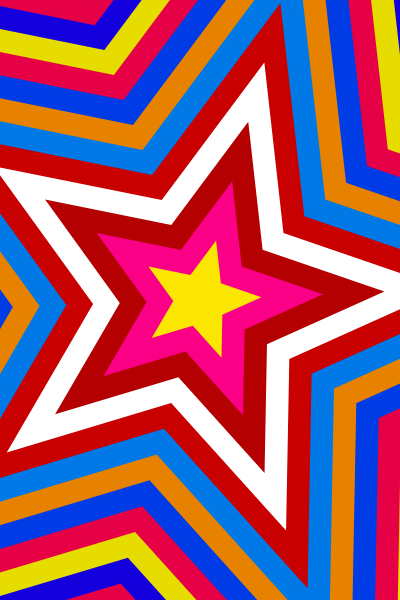
Frame 1 (no input)
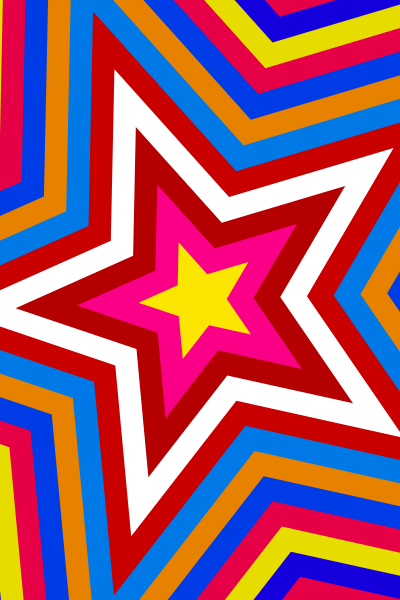
Frame 60 (no input)
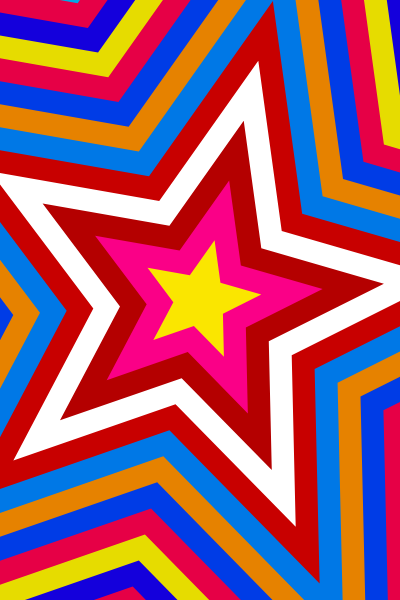
Frame 120 (the mouse pressed at the canvas centre since frame 60)

The p5.js sketch that drew these frames (run headless with seeded random() and noise() and a simulated clock; from frame 60 on, the mouse is pressed at the canvas centre):

// p5.js sketch
// ── sketch.js

function setup(){
  createCanvas(400, 600);
}

function draw(){
  background(255,0,0);

  strokeWeight(0);
  translate(width/2, height/2); //location of star
  rotate(10*frameCount); //rotation speed
  stars(0, 0, 800, 13); //the star

}

function star(x, y, length){
  var slength = length/2.3;
  var ny, nx; //vertex coodrinates
  var angle; //angles to draw lines
  beginShape();
  for (angle = 0; angle < 6.28; angle += 1.26) { //makes it run 5 times
  	ny = (length*sin(angle)) + y; //find new vertex through inner angle
    nx = (length*cos(angle)) + x;
    vertex(nx, ny);
    ny = (slength*sin(angle+(0.63))) + y; //find new vertex trhough outer angle
    nx = (slength*cos(angle+(0.63))) + x;
    vertex(nx, ny);
  }
  endShape(CLOSE); //creates 10 vertexes
}

function stars(x, y, length, amount){
	var color1 = [0,230,20,230,230,0,230,0,200,255,180,250,250];//rgb values
	var color2 = [170,0,0,220,0,60,130,120,0,255,0,0,230];
	var color3 = [230,70,220,0,70,230,0,230,0,255,0,135,0];
	var i; //iterations
	var next = length/amount; //sizes
	for (i = 0; i<amount; i+=1){
		fill(color1[i],color2[i],color3[i]);
		star(x, y, length-(i*next));
	}
}
